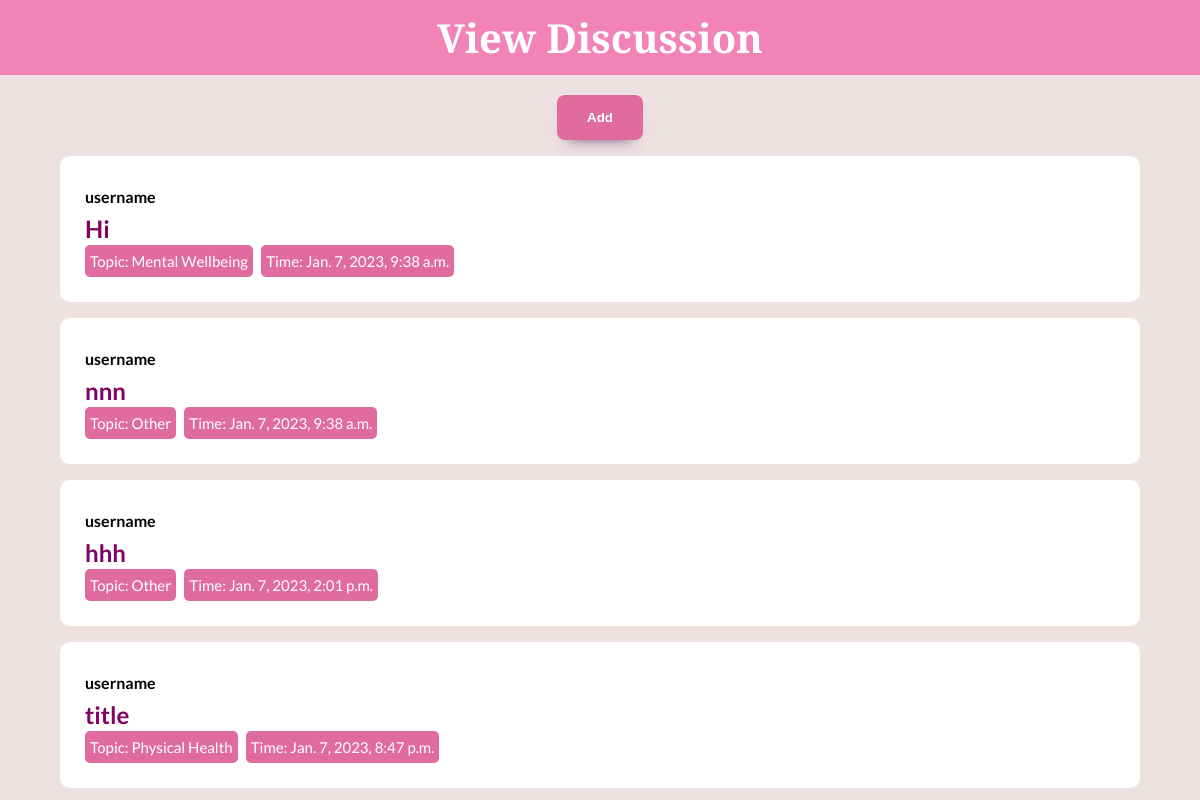
Page /discussion on the committed database.
### api/models.py (models this page shows, shortened)
class DiscussionModel(models.Model):
    TOPICS = (
    ('Mental Wellbeing', 'Mental Wellbeing'),
    ('Physical Health', 'Physical Health'),
    ('Childcare', 'Childcare'),
    ('Other', 'Other')
    )
    user = models.ForeignKey(User, on_delete=models.CASCADE, null=True)
    title = models.CharField(max_length=200,null=True)
    topic= models.CharField(max_length=300, choices=TOPICS, default='Other')
    description = models.CharField(max_length=1000,blank=True)
    date_created=models.DateTimeField(auto_now_add=True,null=True)

### api/views.py (the view)
# urls.py: path('discussion', discussion, name="discussion"),
def discussion(request):
    discussion = DiscussionModel.objects.all()
    context = {
        'discussion': discussion
    }
    return render(request, 'discussions/discussion.html', context)

### frontend/templates/discussions/discussion.html (shortened to what this page needs)
<!DOCTYPE html>
<html lang="en" dir="ltr">
  <head>
    {% load static %}
    <link
      rel="stylesheet"
      type="text/css"
      href="{% static 'css/discussion.css' %}"
    />
  </head>
  <body>
    <div class="header">View Discussion</div>
    <button type="button" class="submit">
      <a href="{% url 'add_discussion' %}">
        Add</button>
    {% for post in discussion%}
    <div class="post">
      <b>{{post.user}}</b>
      <a href="{% url 'view_discussion' post.id %}">
        <h2>{{post.title}}</h2>
      </a>
      <div>
        <div class="topic">Topic: {{post.topic}}</div>
        <div class="topic">Time: {{post.date_created}}</div>
      </div>
    </div>
    {% endfor %}
  </body>
</html>

### frontend/static/css/discussion.css (style rules this page uses)
* { margin: 0; padding: 0; box-sizing: border-box; }
body { background-color: #eee1e1; align-items: center; justify-content: center; }
.header { width: 100%; padding: 10px; margin-bottom: 20px; background-color: #F283B6; color: #fff; font-family: Crimson Text; font-size: 2.5em; font-weight: 600; text-align: center; }
.submit { border: none; padding: 15px 30px; border-radius: 8px; display: block; margin: auto; margin-top: 15px; background: #E06C9F; color: #fff; font-weight: bold; -webkit-box-shadow: 0px 9px 15px -11px rgba(88, 54, 114, 1); -moz-box-shadow: 0px 9px 15px -11px rgba(88, 54, 114, 1); box-shadow: 0px 9px 15px -11px rgba(88, 54, 114, 1); }
.post { width: 90%; background-color: #fff; color: #000; border-radius: 10px; margin: 1em auto; padding: 25px; font-family: Lato; display:block; line-height: 2em; }
.post h2 { color: #820263; }
.topic { color: #fff; background-color: #E06C9F; font-size: 15px; border-radius: 5px; display: inline-flex; margin-right: 5px; padding: 0px 5px; }
a { text-decoration: none; }
button a { color: #fff; }

### rows in the picture
DiscussionModel: user "username", title "Hi", topic "Mental Wellbeing", date_created "Jan. 7, 2023, 9:38 a.m."
DiscussionModel: user "username", title "nnn", topic "Other", date_created "Jan. 7, 2023, 9:38 a.m."
DiscussionModel: user "username", title "hhh", topic "Other", date_created "Jan. 7, 2023, 2:01 p.m."
DiscussionModel: user "username", title "title", topic "Physical Health", date_created "Jan. 7, 2023, 8:47 p.m."
